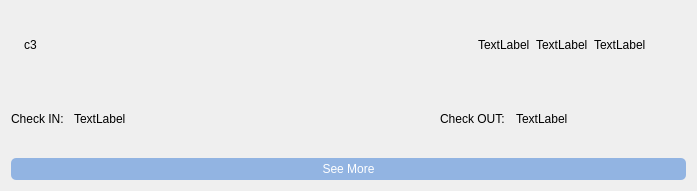
<?xml version="1.0" encoding="UTF-8"?>
<ui version="4.0">
 <class>ReservationCard</class>
 <widget class="QWidget" name="ReservationCard">
  <property name="windowModality">
   <enum>Qt::NonModal</enum>
  </property>
  <property name="geometry">
   <rect>
    <x>0</x>
    <y>0</y>
    <width>697</width>
    <height>191</height>
   </rect>
  </property>
  <property name="maximumSize">
   <size>
    <width>16777215</width>
    <height>191</height>
   </size>
  </property>
  <property name="windowTitle">
   <string>Form</string>
  </property>
  <property name="layoutDirection">
   <enum>Qt::LeftToRight</enum>
  </property>
  <layout class="QVBoxLayout" name="verticalLayout_3">
   <item>
    <layout class="QHBoxLayout" name="horizontalLayout">
     <item>
      <widget class="QLabel" name="image">
       <property name="maximumSize">
        <size>
         <width>64</width>
         <height>64</height>
        </size>
       </property>
       <property name="text">
        <string/>
       </property>
       <property name="pixmap">
        <pixmap resource="res.qrc">:/img/img/office.png</pixmap>
       </property>
      </widget>
     </item>
     <item>
      <widget class="QLabel" name="name_office">
       <property name="maximumSize">
        <size>
         <width>200</width>
         <height>16777215</height>
        </size>
       </property>
       <property name="text">
        <string>c3</string>
       </property>
      </widget>
     </item>
     <item>
      <spacer name="horizontalSpacer_7">
       <property name="orientation">
        <enum>Qt::Horizontal</enum>
       </property>
       <property name="sizeHint" stdset="0">
        <size>
         <width>40</width>
         <height>20</height>
        </size>
       </property>
      </spacer>
     </item>
     <item>
      <widget class="QLabel" name="id_office">
       <property name="text">
        <string>TextLabel</string>
       </property>
      </widget>
     </item>
     <item>
      <widget class="QLabel" name="cin_client">
       <property name="text">
        <string>TextLabel</string>
       </property>
      </widget>
     </item>
     <item>
      <widget class="QLabel" name="id_reservation">
       <property name="text">
        <string>TextLabel</string>
       </property>
      </widget>
     </item>
     <item>
      <spacer name="horizontalSpacer">
       <property name="orientation">
        <enum>Qt::Horizontal</enum>
       </property>
       <property name="sizeType">
        <enum>QSizePolicy::Minimum</enum>
       </property>
       <property name="sizeHint" stdset="0">
        <size>
         <width>40</width>
         <height>20</height>
        </size>
       </property>
      </spacer>
     </item>
    </layout>
   </item>
   <item>
    <layout class="QHBoxLayout" name="horizontalLayout_4">
     <item>
      <widget class="QLabel" name="label">
       <property name="text">
        <string>Check IN:</string>
       </property>
      </widget>
     </item>
     <item>
      <spacer name="horizontalSpacer_5">
       <property name="orientation">
        <enum>Qt::Horizontal</enum>
       </property>
       <property name="sizeType">
        <enum>QSizePolicy::Minimum</enum>
       </property>
       <property name="sizeHint" stdset="0">
        <size>
         <width>4</width>
         <height>20</height>
        </size>
       </property>
      </spacer>
     </item>
     <item>
      <widget class="QLabel" name="check_in">
       <property name="text">
        <string>TextLabel</string>
       </property>
      </widget>
     </item>
     <item>
      <spacer name="horizontalSpacer_4">
       <property name="orientation">
        <enum>Qt::Horizontal</enum>
       </property>
       <property name="sizeHint" stdset="0">
        <size>
         <width>79</width>
         <height>20</height>
        </size>
       </property>
      </spacer>
     </item>
     <item>
      <widget class="QLabel" name="label_2">
       <property name="text">
        <string>Check OUT:</string>
       </property>
      </widget>
     </item>
     <item>
      <spacer name="horizontalSpacer_6">
       <property name="orientation">
        <enum>Qt::Horizontal</enum>
       </property>
       <property name="sizeType">
        <enum>QSizePolicy::Minimum</enum>
       </property>
       <property name="sizeHint" stdset="0">
        <size>
         <width>5</width>
         <height>20</height>
        </size>
       </property>
      </spacer>
     </item>
     <item>
      <widget class="QLabel" name="check_out">
       <property name="text">
        <string>TextLabel</string>
       </property>
      </widget>
     </item>
     <item>
      <spacer name="horizontalSpacer_3">
       <property name="orientation">
        <enum>Qt::Horizontal</enum>
       </property>
       <property name="sizeType">
        <enum>QSizePolicy::Minimum</enum>
       </property>
       <property name="sizeHint" stdset="0">
        <size>
         <width>118</width>
         <height>20</height>
        </size>
       </property>
      </spacer>
     </item>
    </layout>
   </item>
   <item>
    <layout class="QHBoxLayout" name="horizontalLayout_2">
     <item>
      <widget class="QPushButton" name="seeMoreBtn">
       <property name="enabled">
        <bool>true</bool>
       </property>
       <property name="styleSheet">
        <string notr="true">#seeMoreBtn{border-radius: 5px;
background-color:#92B4E2;
color:white;
height:22px;}
</string>
       </property>
       <property name="text">
        <string>See More</string>
       </property>
      </widget>
     </item>
    </layout>
   </item>
  </layout>
 </widget>
 <resources>
  <include location="res.qrc"/>
 </resources>
 <connections/>
</ui>
